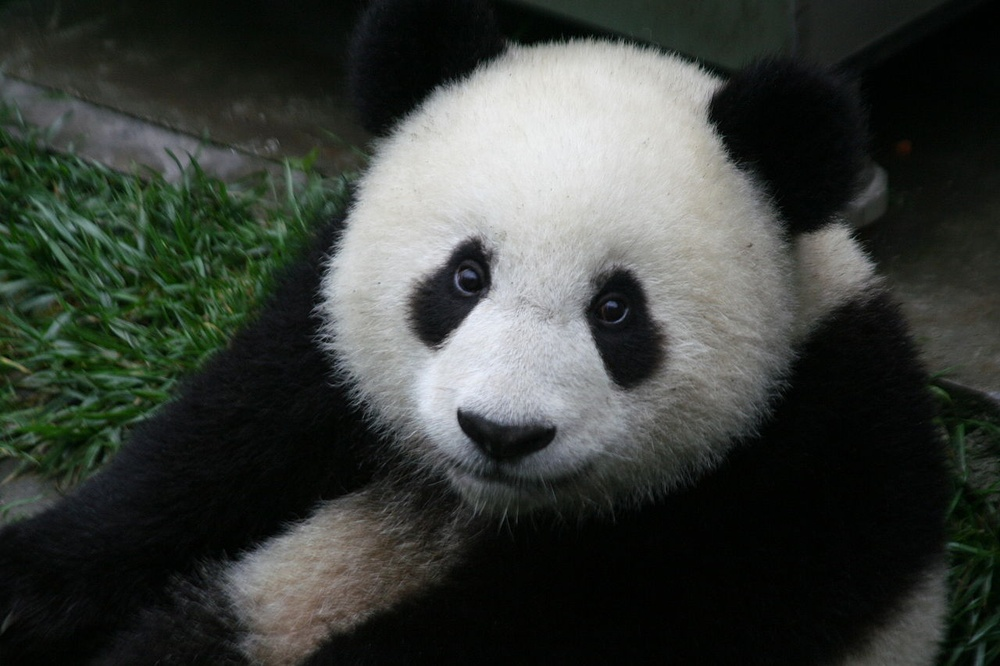
#> input picture MatheusGamma/panda.jpg, 1000 x 666 px, shrunk from 1280 x 853 before the run
$ python main.py
#> lines starting #> are read from the running program, lines starting #| are printed output that depends on the picture
# Transformação Gamma

from PIL import Image

# Abrir a imagem
img = Image.open('panda.jpg')
#> img is the input picture: PIL image 1000x666 RGB; mean R, G, B 58.5, 63, 58.2

# Carregar a imagem para matriz
matrix = img.load()

# Realizar as operações pixel a pixel de transformação.
gamma = 2
for i in range(img.size[0]):
  for j in range(img.size[1]):
    r = int((matrix[i,  j][0]/255) ** gamma  * 255)
    g = int((matrix[i,  j][1]/255) ** gamma  * 255)
    b = int((matrix[i,  j][2]/255) ** gamma  * 255)
    matrix[i,  j] = (r, g, b)

# Salvar a imagem
img.save('pandagamma2.jpg')
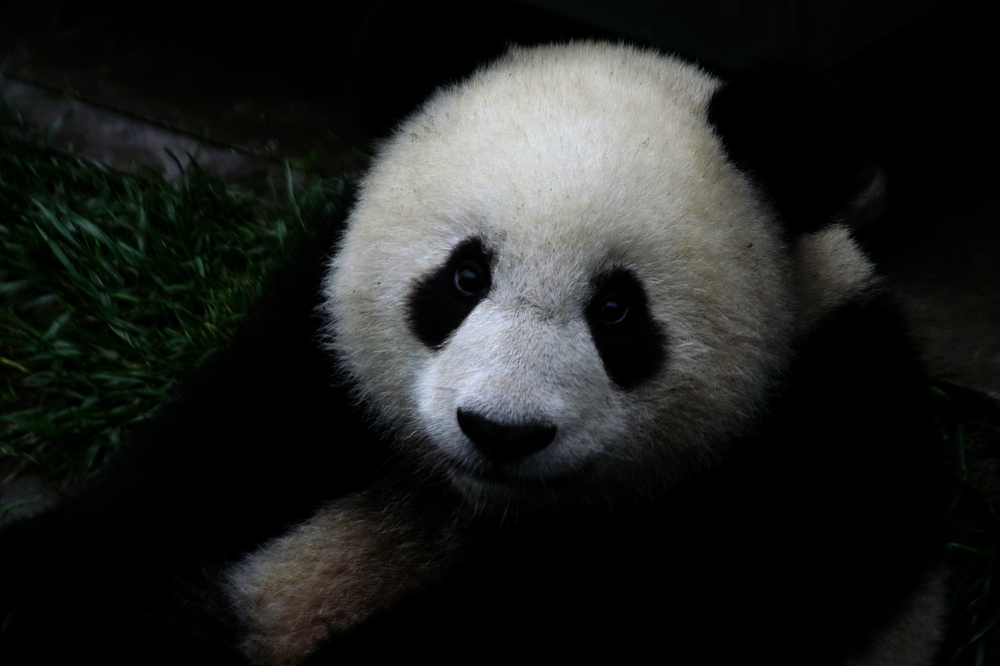
#> saved as pandagamma2.jpg: PIL image 1000x666 RGB; mean R, G, B 31.7, 33.4, 31.7
